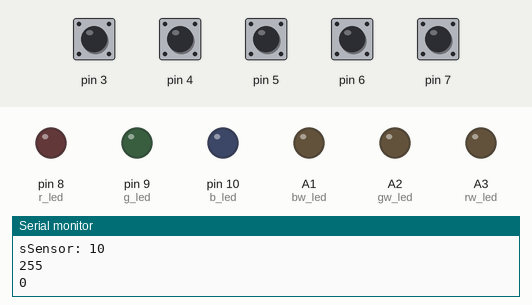
The sketch below on a simulated Arduino Uno, built with avr-gcc and run on an emulated ATmega328P. Shown: output pins drawn as LEDs (lit = HIGH), the last lines printed to the serial monitor. Inputs (shaded band) come from the test bench; at power-on: pin 3–7 HIGH.

Above: at 1.8 s.
1.9 s: pin 3 pulled LOW for 0.65 s
At 3.1 s:
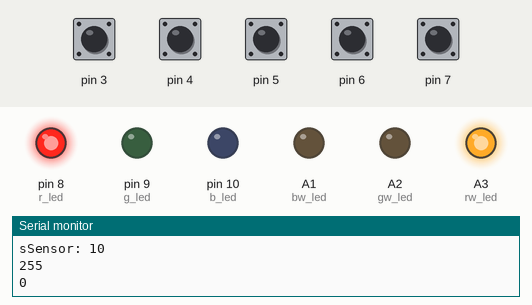
4.0 s: pin 4 pulled LOW for 0.65 s
At 5.2 s:
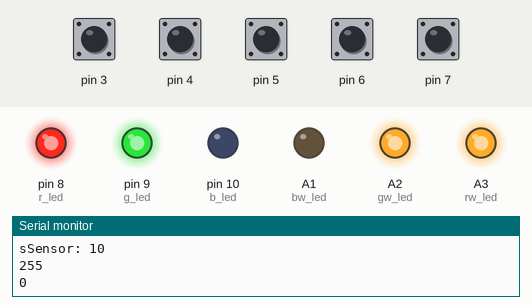
6.1 s: pin 5 pulled LOW for 0.65 s
At 7.2 s:
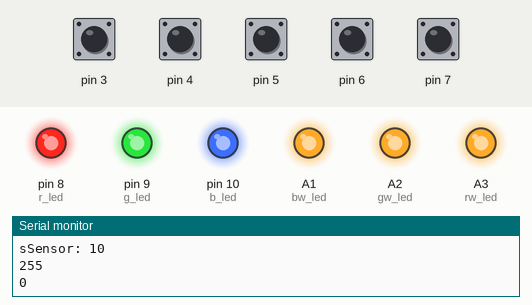
8.2 s: pin 6 pulled LOW for 0.65 s
At 9.3 s:
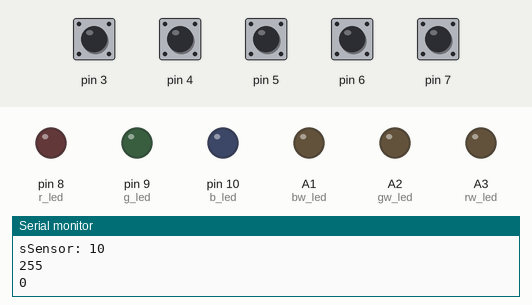
10.3 s: pin 4 pulled LOW for 1 s
At 11.4 s:
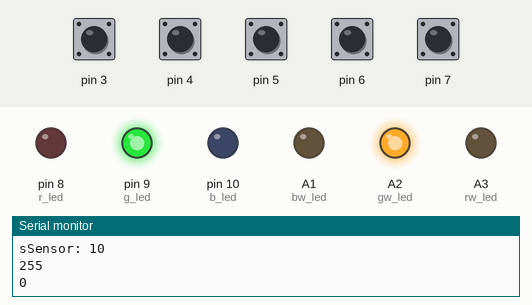
12.8 s: pin 5 pulled LOW for 1 s
At 13.4 s:
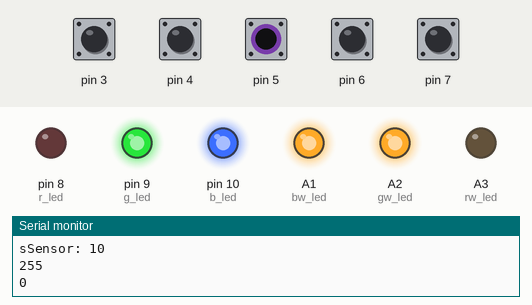
Timing chart, 0 to 15.8 s (numbered marks = the images above; inputs shaded):
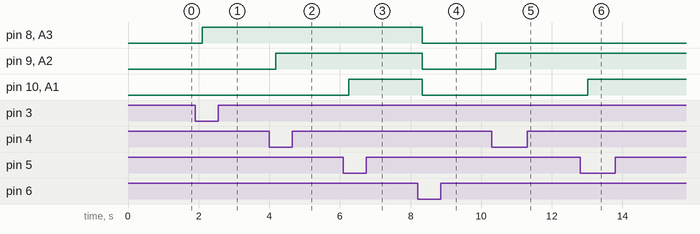

Measured:
- after the input at 1.9 s, pin 8 (r_led), A3 (rw_led): LOW → HIGH after 0.20 s
- after the input at 4.0 s, pin 9 (g_led), A2 (gw_led): LOW → HIGH after 0.18 s
- after the input at 6.1 s, pin 10 (b_led), A1 (bw_led): LOW → HIGH after 0.16 s
- after the input at 8.2 s, pin 8 (r_led), pin 9 (g_led), pin 10 (b_led), A1 (bw_led), A2 (gw_led), A3 (rw_led): HIGH → LOW after 0.14 s
- after the input at 10.3 s, pin 9 (g_led), A2 (gw_led): LOW → HIGH after 0.12 s
- after the input at 12.8 s, pin 10 (b_led), A1 (bw_led): LOW → HIGH after 0.22 s

The sketch:

mgP2.ino
```cpp
// https://www.instructables.com/Arduino-Tinfoil-Piano/
// Based on the Capacitive Sensing
#include <CapacitiveSensor.h>

const int r_led = 8;
const int g_led = 9;
const int b_led = 10;
const int rw_led = A3;
const int gw_led = A2;
const int bw_led = A1;

CapacitiveSensor   cs_2_3 = CapacitiveSensor(2,3);
CapacitiveSensor   cs_2_4 = CapacitiveSensor(2,4);
CapacitiveSensor   cs_2_5 = CapacitiveSensor(2,5);
CapacitiveSensor   cs_2_6 = CapacitiveSensor(2,6);
CapacitiveSensor   cs_2_7 = CapacitiveSensor(2,7);

int treshold = 4000;

bool rFlag = false;
bool gFlag = false;
bool bFlag = false;

int rVal = 0;
int gVal = 0;
int bVal = 0;
int sVal = 0;

void setup()
{
  cs_2_6.set_CS_AutocaL_Millis(0xFFFFFFFF);
  pinMode(r_led, OUTPUT);
  pinMode(g_led, OUTPUT);
  pinMode(b_led, OUTPUT);
  pinMode(rw_led, OUTPUT);
  pinMode(gw_led, OUTPUT);
  pinMode(bw_led, OUTPUT);
  Serial.begin(9600);
}

void loop()
{
  long rSensor = cs_2_3.capacitiveSensor(30);
  long gSensor = cs_2_4.capacitiveSensor(30);
  long bSensor = cs_2_5.capacitiveSensor(30);
  long wSensor = cs_2_6.capacitiveSensor(30);
  long sSensor = cs_2_7.capacitiveSensor(30);

  Serial.print("rSensor ");
  Serial.println(rSensor);
  Serial.print("gSensor ");
  Serial.println(gSensor);
  Serial.print("bSensor ");
  Serial.println(bSensor);
  Serial.print("wSensor ");
  Serial.println(wSensor);
  Serial.print("sSensor: ");
  Serial.println(sSensor);

  Serial.println(sVal);
  Serial.println(255 * (sVal - 10000) / (40000 - 10000));

  sVal = 255.0 * (sSensor - 10000.0) / (40000.0 - 10000.0);

  if (sVal < 0) {
    sVal = 0;
  }
  else if (sVal > 255) {
    sVal = 255;
  }

  sVal = 255 - sVal;

  if (rSensor > treshold || rFlag == true) {
    digitalWrite(r_led, HIGH);
    analogWrite(rw_led, sVal);
    rFlag = true;
  }
  else{
    digitalWrite(r_led,LOW);
    rFlag = false;
  }

  if (gSensor > treshold || gFlag == 1) {
    digitalWrite(g_led, HIGH);
    analogWrite(gw_led, sVal);
    gFlag = true;
  }
  else {
    digitalWrite(g_led,LOW);
    gFlag = false;
  }

  if (bSensor > treshold || bFlag == 1) {
    digitalWrite(b_led, HIGH);
    analogWrite(bw_led, sVal);
    bFlag = true;
  }
  else {
    digitalWrite(b_led,LOW);
    bFlag = false;
  }

  if (wSensor > treshold) {
    if (wSensor < 15000) {
      analogWrite(rw_led,0);
      analogWrite(gw_led,0);
      analogWrite(bw_led,0);
    }
    digitalWrite(r_led,LOW);
    digitalWrite(g_led,LOW);
    digitalWrite(b_led,LOW);
    rFlag = false;
    gFlag = false;
    bFlag = false;
  }

  delay(500);
}
```
